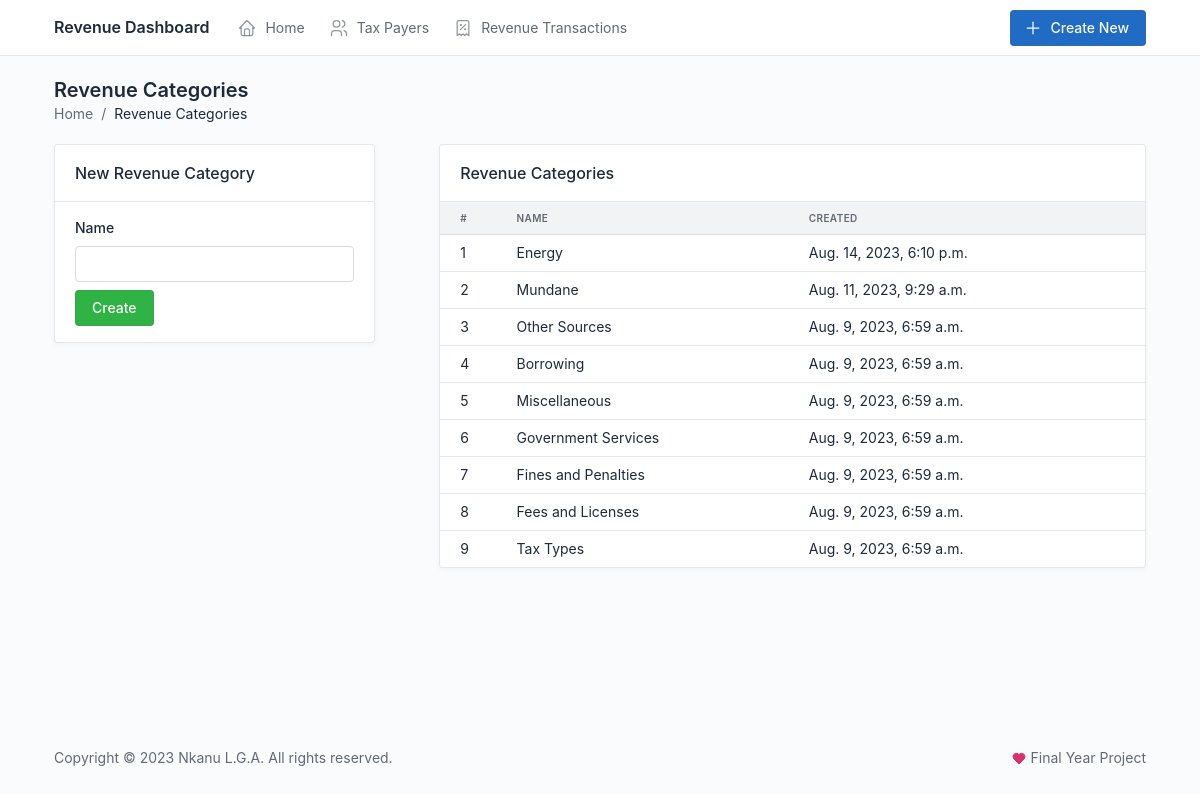
The app's page /revenue-categories/ with its own data.
### revenue/models.py (models this page shows, shortened)
class RevenueCategory(models.Model):
    name = models.CharField(max_length=100, unique=True)
    created = models.DateTimeField(auto_now_add=True)
    updated = models.DateTimeField(auto_now=True)
    class Meta:
        ordering = ["-created"]
        verbose_name_plural = "Revenue Categories"

### revenue/views.py (the view)
# urls.py: path("revenue-categories/", views.revenue_categories, name="revenue_categories"),
def revenue_categories(request):
    categories = RevenueCategory.objects.all()
    if request.method == 'POST':
        form = RevenueCategoryForm(request.POST)
        if form.is_valid():
            form.save()
            messages.success(request, "Revenue category successfully saved.")
            return redirect("revenue_categories")
        else:
            messages.error(request, "An error occured in the form below.")
    else:
        form = RevenueCategoryForm()
    return render(
        request,
        "revenue_categories.html",
        {"categories": categories,
          "form": form})

### revenue/forms.py
class RevenueCategoryForm(forms.ModelForm):
    class Meta:
        model = RevenueCategory
        fields = ["name"]

### templates/revenue_categories.html (shortened to what this page needs)
{% extends "base.html" %}
{% load widget_tweaks %}
{% block content %}
<div class="page-header d-print-none">
    <div class="row align-items-center">
        <div class="col">
            <h2 class="page-title">
                Revenue Categories
            </h2>
            <nav aria-label="breadcrumb">
                <ol class="breadcrumb">
                  <li class="breadcrumb-item"><a href="{% url 'home' %}">Home</a></li>
                  <li class="breadcrumb-item active" aria-current="page">Revenue Categories</li>
                </ol>
            </nav>
        </div>
    </div>
</div>
<div class="page-body">
    <div class="row gx-lg-5">
        <div class="col-lg-4">
            <div class="card">
                <div class="card-header">
                    <h3 class="card-title">New Revenue Category</h3>
                </div>
                <div class="card-body">
                    <form action="" method="post">
                        {% for field in form %}
                        <div class="col-12 mb-2">
                            <label class="form-label" for="{{ field.id_for_label }}">{{ field.label }}</label>
                            {% render_field field class="form-control" %}
                        </div>
                        {% endfor %}
                        <button type="submit" class="btn btn-success">Create</button>
                    </form>
                </div>
            </div>
        </div>
        <div class="col-lg-8">
            <div class="card">
                <div class="card-header">
                    <h3 class="card-title">Revenue Categories</h3>
                </div>
                <div class="table-responsive">
                    <table class="table card-table table-vcenter text-nowrap">
                        <thead>
                            <tr>
                                <th>#</th>
                                <th>Name</th>
                                <th>Created</th>
                            </tr>
                        </thead>
                        <tbody>
                            {% for category in categories %}
                            <tr>
                                <td>{{ forloop.counter }}</td>
                                <td>{{ category.name }}</td>
                                <td>{{ category.created }}</td>
                            </tr>
                            {% endfor %}
                        </tbody>
                    </table>
                </div>
            </div>
        </div>
    </div>
</div>
{% endblock content %}

### records on screen
RevenueCategory: name "Energy", created "Aug. 14, 2023, 6:10 p.m."
RevenueCategory: name "Mundane", created "Aug. 11, 2023, 9:29 a.m."
RevenueCategory: name "Other Sources", created "Aug. 9, 2023, 6:59 a.m."
RevenueCategory: name "Borrowing", created "Aug. 9, 2023, 6:59 a.m."
RevenueCategory: name "Miscellaneous", created "Aug. 9, 2023, 6:59 a.m."
RevenueCategory: name "Government Services", created "Aug. 9, 2023, 6:59 a.m."
RevenueCategory: name "Fines and Penalties", created "Aug. 9, 2023, 6:59 a.m."
RevenueCategory: name "Fees and Licenses", created "Aug. 9, 2023, 6:59 a.m."
RevenueCategory: name "Tax Types", created "Aug. 9, 2023, 6:59 a.m."

### other values on screen
{{ field.label }} "Name"
